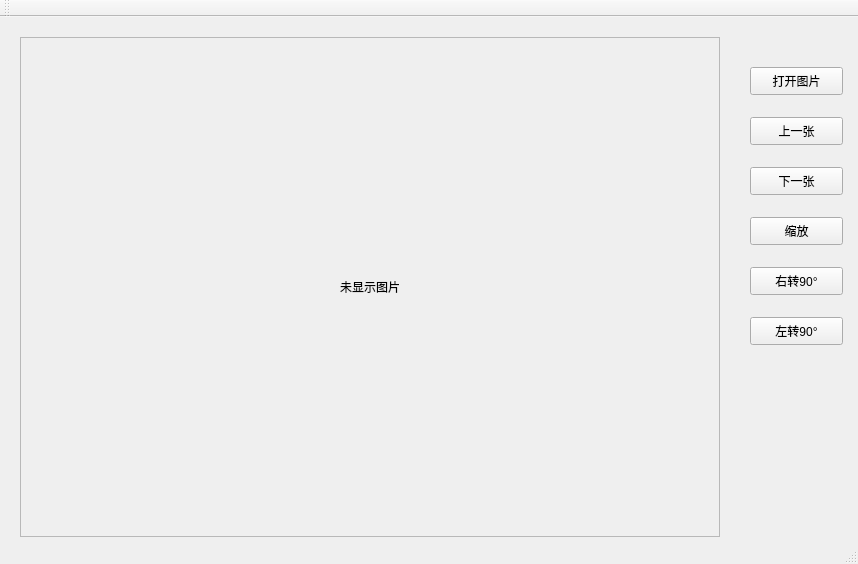
<?xml version="1.0" encoding="UTF-8"?>
<ui version="4.0">
 <class>picture</class>
 <widget class="QMainWindow" name="picture">
  <property name="geometry">
   <rect>
    <x>0</x>
    <y>0</y>
    <width>858</width>
    <height>564</height>
   </rect>
  </property>
  <property name="windowTitle">
   <string>picture</string>
  </property>
  <widget class="QWidget" name="centralWidget">
   <widget class="QPushButton" name="openbtn">
    <property name="geometry">
     <rect>
      <x>750</x>
      <y>50</y>
      <width>93</width>
      <height>28</height>
     </rect>
    </property>
    <property name="text">
     <string>打开图片</string>
    </property>
   </widget>
   <widget class="QPushButton" name="last">
    <property name="geometry">
     <rect>
      <x>750</x>
      <y>100</y>
      <width>93</width>
      <height>28</height>
     </rect>
    </property>
    <property name="text">
     <string>上一张</string>
    </property>
   </widget>
   <widget class="QPushButton" name="next">
    <property name="geometry">
     <rect>
      <x>750</x>
      <y>150</y>
      <width>93</width>
      <height>28</height>
     </rect>
    </property>
    <property name="text">
     <string>下一张</string>
    </property>
   </widget>
   <widget class="QPushButton" name="getsmall">
    <property name="geometry">
     <rect>
      <x>750</x>
      <y>200</y>
      <width>93</width>
      <height>28</height>
     </rect>
    </property>
    <property name="text">
     <string>缩放</string>
    </property>
   </widget>
   <widget class="QPushButton" name="pushButton">
    <property name="geometry">
     <rect>
      <x>750</x>
      <y>250</y>
      <width>93</width>
      <height>28</height>
     </rect>
    </property>
    <property name="text">
     <string>右转90°</string>
    </property>
   </widget>
   <widget class="QScrollArea" name="scrollArea">
    <property name="geometry">
     <rect>
      <x>20</x>
      <y>20</y>
      <width>700</width>
      <height>500</height>
     </rect>
    </property>
    <property name="widgetResizable">
     <bool>true</bool>
    </property>
    <widget class="QWidget" name="scrollAreaWidgetContents">
     <property name="geometry">
      <rect>
       <x>0</x>
       <y>0</y>
       <width>698</width>
       <height>498</height>
      </rect>
     </property>
     <layout class="QGridLayout" name="gridLayout">
      <item row="0" column="0">
       <widget class="QLabel" name="label">
        <property name="text">
         <string>未显示图片</string>
        </property>
        <property name="alignment">
         <set>Qt::AlignCenter</set>
        </property>
       </widget>
      </item>
     </layout>
    </widget>
   </widget>
   <widget class="QPushButton" name="pushButton_2">
    <property name="geometry">
     <rect>
      <x>750</x>
      <y>300</y>
      <width>93</width>
      <height>28</height>
     </rect>
    </property>
    <property name="text">
     <string>左转90°</string>
    </property>
   </widget>
  </widget>
  <widget class="QToolBar" name="mainToolBar">
   <attribute name="toolBarArea">
    <enum>TopToolBarArea</enum>
   </attribute>
   <attribute name="toolBarBreak">
    <bool>false</bool>
   </attribute>
  </widget>
  <widget class="QStatusBar" name="statusBar"/>
  <action name="action11">
   <property name="text">
    <string>11</string>
   </property>
  </action>
  <action name="action1">
   <property name="text">
    <string>1</string>
   </property>
  </action>
 </widget>
 <layoutdefault spacing="6" margin="11"/>
 <resources/>
 <connections/>
</ui>
